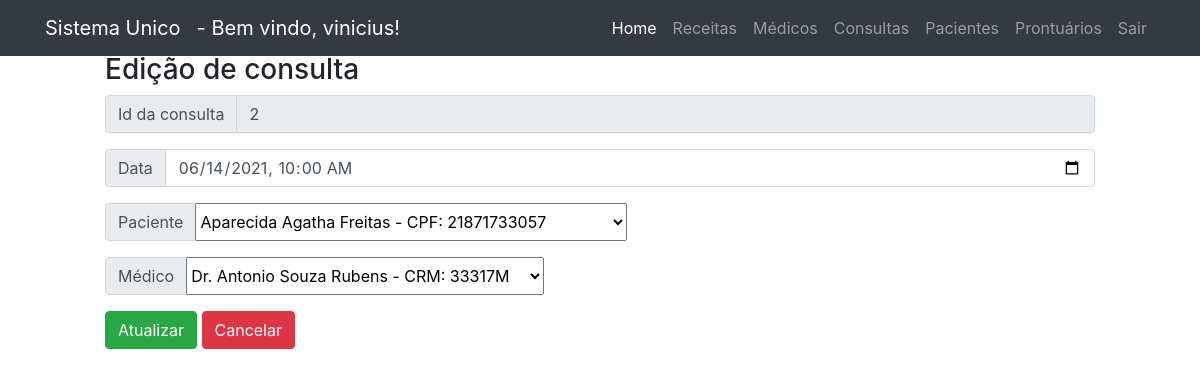
The app's page /public/medicalConsultation/editMedicalConsult.php?id=2 (signed in) with its own data.
### tables this page shows
CREATE TABLE `usuarios` (
  `id_usuario` int(11) NOT NULL,
  `user` varchar(20) DEFAULT NULL,
  `senha` varchar(100) DEFAULT NULL,
  `prioridade` int(11) DEFAULT NULL,
  `nome` varchar(100) DEFAULT NULL
);

CREATE TABLE `consulta` (
  `consulta_id` int(11) NOT NULL,
  `data_consulta` datetime NOT NULL,
  `paciente_cpf` varchar(11) NOT NULL,
  `crm_medico` varchar(6) NOT NULL
);

### public/medicalConsultation/editMedicalConsult.php (the view, shortened to what this page needs)
<?php
    include("../templates/header.php");
    include_once("../../data/db_connection.php");
    if (isset ($_GET["id"]))
    {
        $id = $_GET["id"];
        $sql = "SELECT * FROM consulta WHERE consulta_id = '". $id . "'";
        $resultado = $connection->query($sql);
        $consulta = $resultado->fetch_assoc();
        $dc = trim($consulta["data_consulta"]);
        $data = date("Y-m-d", strtotime($dc));
        $hora = date("H:i",strtotime($dc));
        $datac = $data."T".$hora;
?>
        <div class="form">
            <form action="updateMedicalConsult.php" method="POST" style="margin-left: 100px; margin-right: 100px;">
                <h3>Edição de consulta</h3>
                <div class="input-group mb-3">
                <div class="input-group-prepend">
                    <span class="input-group-text" id="inputGroup-sizing-default">Id da consulta</span>
                </div>
                <input type="number" name="consultaId" class="form-control input-sm" id="consultaId" aria-label="Default" aria-describedby="inputGroup-sizing-default" value="<?php echo $consulta["consulta_id"]?>" readonly>
            </div>
                <div class="input-group mb-3">
                    <div class="input-group-prepend">
                        <span class="input-group-text" id="inputGroup-sizing-default">Data</span>
                    </div>
                    <input type="datetime-local" name="date" class="form-control" id="date" aria-label="Default" aria-describedby="inputGroup-sizing-default"
                    value= "<?php echo $datac?>" >
                </div>
                <div class="input-group mb-3">
                    <div class="input-group-prepend">
                        <span class="input-group-text" id="inputGroup-sizing-default">Paciente</span>
                    </div>
                    <select class="form-select" name="paciente_cpf" id="paciente_cpf">
                        <?php
                            $sqlQuery = "SELECT * FROM paciente ORDER BY nome";
                            $pacientes = $connection -> query($sqlQuery);
                            if($pacientes -> num_rows > 0)
                            {
                                while($row = $pacientes -> fetch_assoc()){
                                    if(strcmp($consulta["paciente_cpf"], $row["CPF"]) == 0)
                                    {
                        ?>
                                        <option value="<?php echo $row["CPF"]?>" selected>
                                            <?php echo $row["nome"] . " - CPF: " . $row["CPF"]?>
                                        </option>
                                <?php
                                    }
                                    else
                                    {
                                ?>
                                            <option value="<?php echo $row["CPF"]?>">
                                            <?php echo $row["nome"] . " - CPF: " . $row["CPF"]?>
                                            </option>
                                <?php
                                    }
                                }
                            }
                        ?>
                    </select>
                </div>
                <div class="input-group mb-3">
                    <div class="input-group-prepend">
                        <span class="input-group-text" id="inputGroup-sizing-default">Médico</span>
                    </div>
                    <select class="form-select" name="crm_medico" id="crm_medico">
                        <?php
                            $sqlQuery = "SELECT * FROM medico";
                            $medicos = $connection -> query($sqlQuery);
                            if($medicos -> num_rows > 0)
                            {
                                while($row = $medicos -> fetch_assoc()){
                                    if(strcmp($consulta["crm_medico"], $row["CRM"]) == 0)
                                    {
                        ?>
                                        <option value="<?php echo $row["CRM"]?>" selected>
                                            <?php echo $row["nome"] . " - CRM: " . $row["CRM"]?>
                                        </option>
                                <?php
                                    }
                                    else
                                    {
                                ?>
                                        <option value="<?php echo $row["CRM"]?>">
                                            <?php echo $row["nome"] . " - CRM: " . $row["CRM"]?>
                                        </option>
                                <?php
                                    }
                                }
                            }
                        ?>
                    </select>
                </div>
                <div class="buttons">
                    <input type="submit" class="btn btn-success" value="Atualizar">
                    <input type="reset" class="btn btn-danger" value="Cancelar">
                </div>
            </form>
        </div>
<?php
    }
?>

### public/templates/header.php (shortened to what this page needs)
<?php
include_once("../../data/db_connection.php");
?>
<!DOCTYPE html>
<html lang="en">
<head>
  <link rel="stylesheet" href="https://maxcdn.bootstrapcdn.com/bootstrap/4.5.2/css/bootstrap.min.css">
  <link rel="stylesheet" href="../styles/main.css" />
</head>
<body>
  <nav class="navbar navbar-expand-lg navbar-dark bg-dark fixed-top">
    <div class="container">
      <a class="navbar-brand" href="#">Sistema Unico</a>
      <?php
if (isset($_SESSION['paciente'])) {
  $id=$_SESSION['paciente'];
}else{
  if (isset($_SESSION['medico'])) {
    $id=$_SESSION['medico'];
}else{
  if (isset($_SESSION['adm'])) {
    $id=$_SESSION['adm'];
  }
}
}
      if (isset($_SESSION['paciente']) or isset($_SESSION['medico']) or isset($_SESSION['adm'])) {
      $sql3 = "SELECT nome from  usuarios where id_usuario = $id";
      $resultado3 = $connection->query($sql3);
      $row = $resultado3->fetch_assoc();
      $nome=$row["nome"];
      ?>
        <a class="navbar-brand" href="#"><?php echo "- Bem vindo, ".$nome."!"; ?></a>
      <?php
      }
      ?>
      <div class="collapse navbar-collapse" id="navbarResponsive">
        <ul class="navbar-nav ml-auto">
          <?php
          if (isset($_SESSION['medico']) or isset($_SESSION['paciente']) or isset($_SESSION['adm'])) {
          ?>
            <li class="nav-item active">
              <a class="nav-link" href="../home/home.php">Home
              </a>
            </li>
            <li class="nav-item">
              <a class="nav-link" href="../prescription/listPrescription.php">Receitas</a>
            </li>
          <?php
          }
          ?>
          <?php
          if (isset($_SESSION['adm'])) {
          ?>
            <li class="nav-item">
              <a class="nav-link" href="../doctor/listDoctor.php">Médicos</a>
            </li>
          <?php
          }
          ?>
          <?php
          if (isset($_SESSION['adm']) or isset($_SESSION['medico'])) {
          ?>
            <li class="nav-item">
              <a class="nav-link" href="../medicalConsultation/listMedicalConsult.php">Consultas</a>
            </li>
            <li class="nav-item">
              <a class="nav-link" href="../patient/listPatient.php">Pacientes</a>
            </li>
            <li class="nav-item">
              <a class="nav-link" href="../medicalRecord/listMedicalRecord.php">Prontuários</a>
            </li>
          <?php
          }
          ?>
          <?php
          if (isset($_SESSION['medico']) or isset($_SESSION['paciente']) or isset($_SESSION['adm'])) {
          ?>
            <li class="nav-item">
              <a class="nav-link" href="../auth/sair.php">Sair</a>
            </li>
          <?php
          }
          ?>
        </ul>
      </div>
    </div>
  </nav>
  <br>
  <br>
</body>
</html>

### public/styles/main.css (style rules this page uses)
body { padding: 5px; }

### records on screen
usuarios: nome "vinicius"
consulta: consultaId "2", date "06/14/2021 10:00"

### other values on screen
form field paciente_cpf "Aparecida Agatha Freitas - CPF: 21871733057"
form field crm_medico "Dr. Antonio Souza Rubens - CRM: 33317M"
